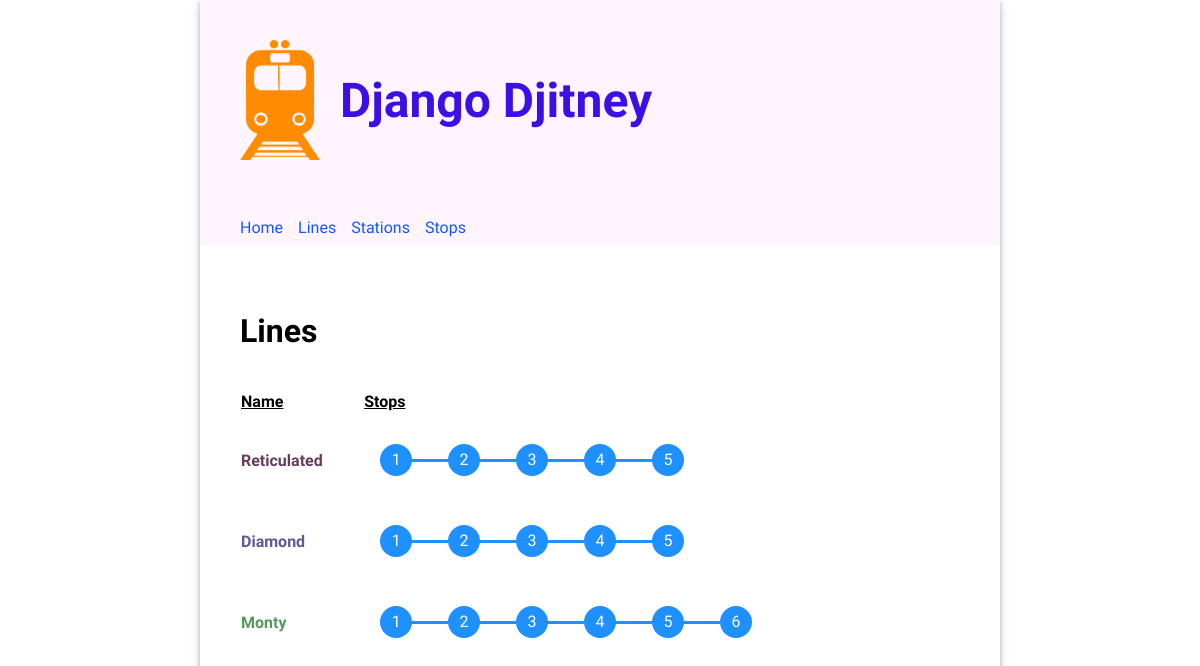
The app's page /, older data.
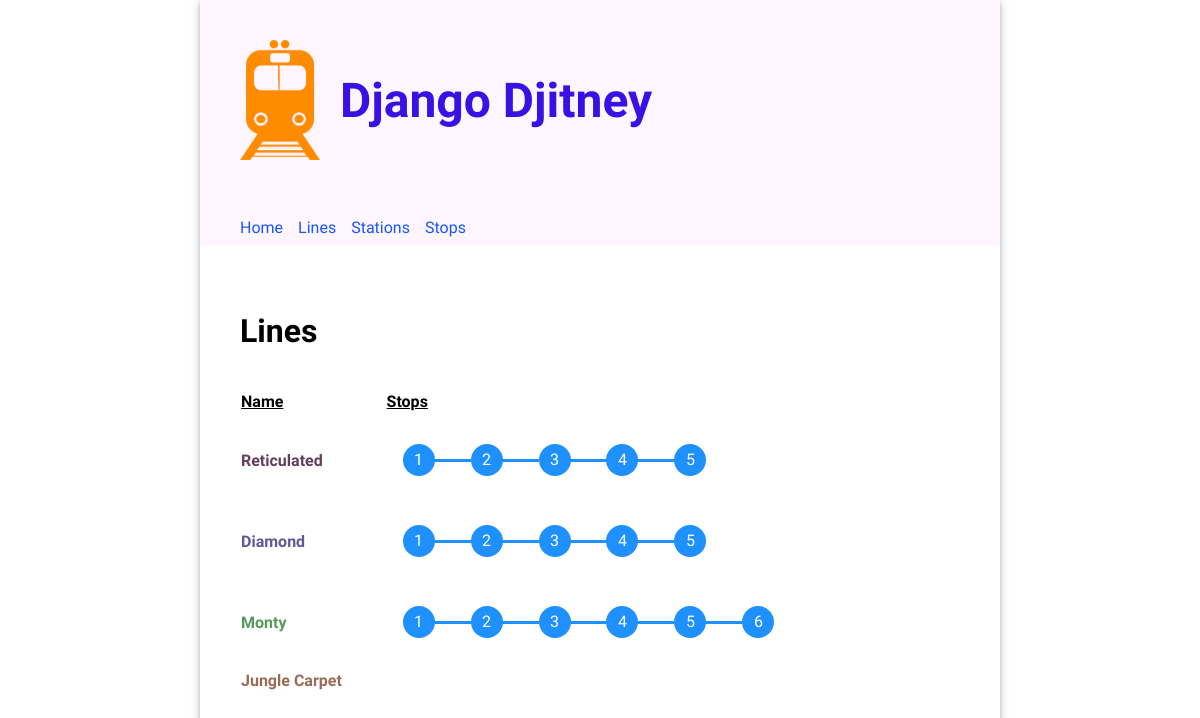
The same page, newer data.
### routes/models.py (models this page shows, shortened)
class Line(models.Model):
  name = models.CharField(unique=True, max_length=200)
  schedule = models.TimeField()

class Stop(models.Model):
  class Meta:
    unique_together = (('line', 'stop_number'))
  line = models.ForeignKey(Line, on_delete=models.CASCADE)
  station = models.ForeignKey(Station, on_delete=models.CASCADE)
  stop_number = models.PositiveIntegerField()

### routes/views.py (the view)
# urls.py: path('', views.HomeView.as_view(), name='home'),
class HomeView(TemplateView):
  template_name = "routes/home.html"
  def get_context_data(self):
    context = super().get_context_data()
    context["lines"] = Line.objects.all()
    context["stations"] = Station.objects.all()
    context["stops"] = Stop.objects.all()
    return context

### routes/templates/routes/home.html (shortened to what this page needs)
{% extends 'base.html' %} {% load static %} {% block title %}Django Djitney{% endblock %} {% block content %}
<div class="home">
  <div>
    <h2>Lines</h2>
    <table class="line-table">
      <thead>
        <tr>
          <th>Name</th>
          <th>Stops</th>
        </tr>
      </thead>
      <tbody>
        {% for line in lines %}
        <tr>
          <td id="line-name">{{ line.name }}</td>
          <td>
            <ul>
              {% for stop in line.stop_set.all %}
              <li>{{ stop.stop_number }}</li>
              {% endfor %}
            </ul>
          </td>
        </tr>
        {% endfor %}
      </tbody>
    </table>
  </div>
</div>
{% endblock %}

Row changes from the older to the newer data that the page shows:
added Line: name "Jungle Carpet"
